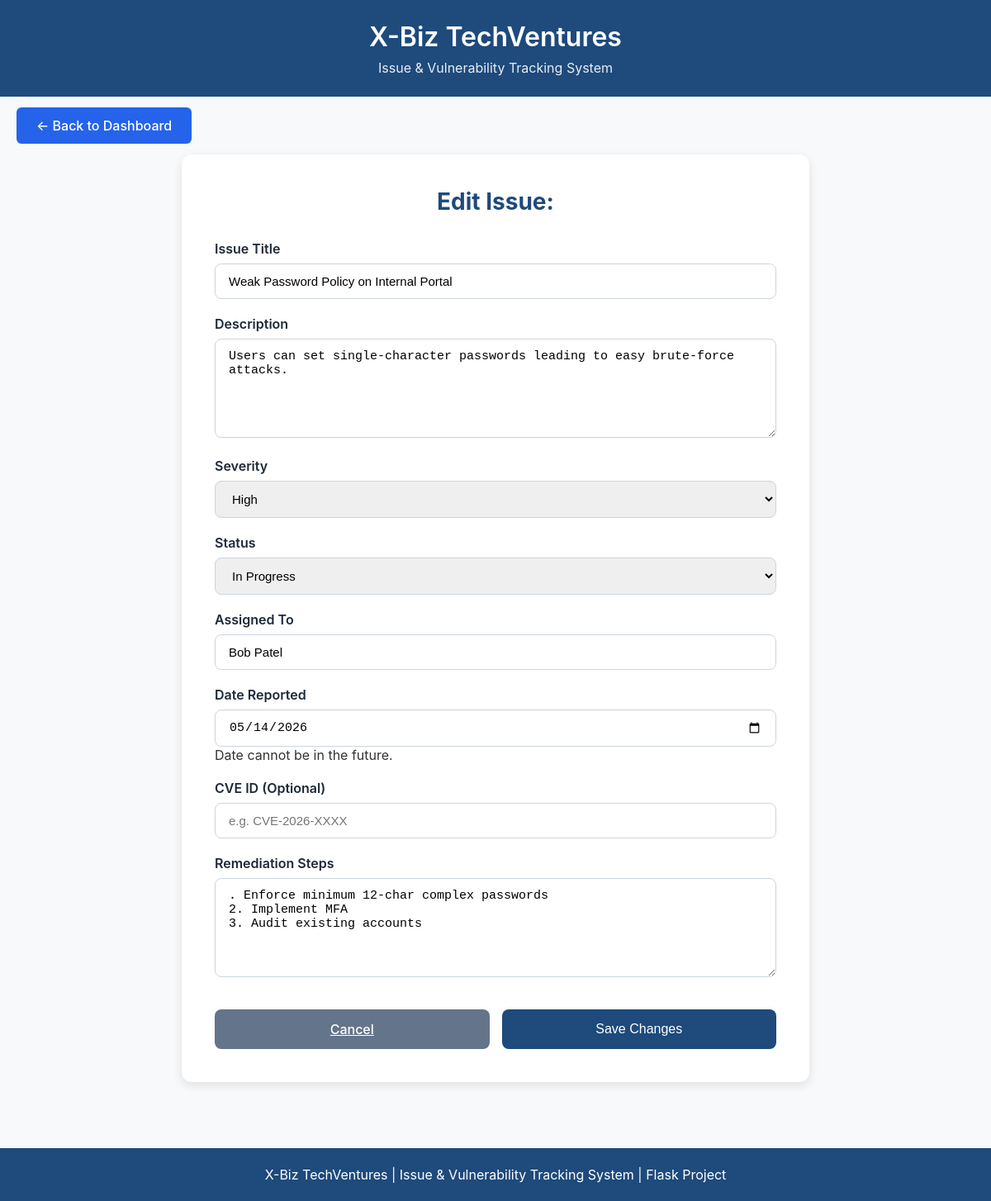
Page /edit_issue/2 on the committed database.
### tables this page shows
CREATE TABLE issues(
            id INTEGER PRIMARY KEY AUTOINCREMENT,
            title TEXT NOT NULL,
            description TEXT NOT NULL,
            severity TEXT NOT NULL,
            status TEXT NOT NULL,
            assigned_to TEXT,
            date_reported DATE,
            cve TEXT,
            remediation TEXT,
            created_at TIMESTAMP DEFAULT CURRENT_TIMESTAMP,
            last_updated TIMESTAMP DEFAULT CURRENT_TIMESTAMP
        );

### app.py (the view, shortened to what this page needs)
@app.route("/edit_issue/<int:id>", methods=["GET", "POST"])
def edit_issue(id):
    connection = sqlite3.connect("issues.db")
    connection.row_factory = sqlite3.Row
    cursor = connection.cursor()
    cursor.execute("SELECT * FROM issues WHERE id=?", (id,))
    issue = cursor.fetchone()
    connection.close()
    return render_template("edit_issues.html", issue=issue)

### templates/edit_issues.html (shortened to what this page needs)
<!DOCTYPE html>
<html lang="en">
<head>
</head>
<body>
<header>
    <div class="header-content">
        <h1>X-Biz TechVentures</h1>
        <p class="subtitle">Issue &amp; Vulnerability Tracking System</p>
    </div>
</header>
<div class="nav">
    <a href="/" class="btn" style="padding:12px 24px; background:#2563eb; color:white; text-decoration:none; border-radius:6px;">
        ← Back to Dashboard
    </a>
</div>
<div class="container">
    <div class="card">
        <h2>Edit Issue:</h2>
        <form action="/edit_issue/{{ issue.id }}" method="POST">
            <div class="form-group">
                <label>Issue Title</label>
                <input type="text" name="title" value="{{ issue.title }}" required>
            </div>
            <div class="form-group">
                <label>Description</label>
                <textarea name="description" required>{{ issue.description }}</textarea>
            </div>
            <div class="form-group">
                <label>Severity</label>
                <select name="severity" required>
                    <option value="High" {% if issue.severity == "High" %}selected{% endif %}>High</option>
                </select>
            </div>
            <div class="form-group">
                <label>Status</label>
                <select name="status" required>
                    <option value="In Progress" {% if issue.status == "In Progress" %}selected{% endif %}>In Progress</option>
                </select>
            </div>
            <div class="form-group">
                <label>Assigned To</label>
                <input type="text" name="assigned_to" value="{{ issue.assigned_to or '' }}">
            </div>
            <div class="form-group">
                <label>Date Reported</label>
                <input type="date" name="date_reported" id="date_reported" value="{{ issue.date_reported }}">
                <div class="error" id="dateError">Date cannot be in the future.</div>
            </div>
            <div class="form-group">
                <label>CVE ID (Optional)</label>
                <input type="text" name="cve" value="{{ issue.cve or '' }}" placeholder="e.g. CVE-2026-XXXX">
            </div>
            <div class="form-group">
                <label>Remediation Steps</label>
                <textarea name="remediation">{{ issue.remediation or '' }}</textarea>
            </div>
            <div class="buttons">
                <a href="/issues" class="btn cancel">Cancel</a>
                <button type="submit" class="btn save">Save Changes</button>
            </div>
        </form>
    </div>
</div>
<footer class="footer">
    X-Biz TechVentures | Issue &amp; Vulnerability Tracking System | Flask Project
</footer>
</body>
</html>

### templates/edit_issues.html (style rules this page uses)
* { margin:0; padding:0; box-sizing:border-box; }
body { font-family:-apple-system,BlinkMacSystemFont,'Segoe UI',Roboto,sans-serif; background:#f8f9fa; color:#333; }
header { background:#1e4a7c; color:white; padding:25px 0; text-align:center; }
.header-content { max-width:1200px; margin:auto; padding:0 20px; }
h1 { font-size:32px; font-weight:600; }
.subtitle { margin-top:8px; opacity:0.9; }
.nav { max-width:1200px; margin:25px auto; padding:0 20px; }
.container { max-width:800px; margin:0 auto; padding:0 20px; }
.card { background:white; border-radius:12px; box-shadow:0 4px 12px rgba(0,0,0,0.1); padding:40px; }
h2 { text-align:center; color:#1e4a7c; margin-bottom:30px; font-size:28px; }
.form-group { margin-bottom:20px; }
label { display:block; font-weight:600; margin-bottom:8px; color:#1e2937; }
input[type="text"], input[type="date"], select, textarea { width:100%; padding:12px 16px; border:1px solid #cbd5e1; border-radius:8px; font-size:15px; }
textarea { resize:vertical; min-height:120px; }
.buttons { margin-top:35px; display:flex; gap:15px; }
.btn { padding:14px 28px; border:none; border-radius:8px; font-size:16px; font-weight:500; cursor:pointer; flex:1; text-align:center; }
.save { background:#1e4a7c; color:white; }
.cancel { background:#64748b; color:white; }
.footer { margin-top:80px; background:#1e4a7c; color:white; text-align:center; padding:22px; }

### rows in the picture
issues: title "Weak Password Policy on Internal Portal", description "Users can set single-character passwords leading to easy brute-force attacks.", severity "High", status "In Progress", assigned_to "Bob Patel", date_reported "05/14/2026", remediation ". Enforce minimum 12-char complex passwords 2. Implement MFA 3. Audit existing accounts"
